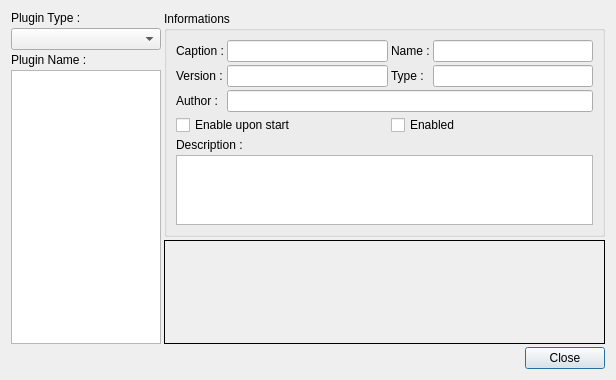
<ui version="4.0" >
 <class>UIPluginsSettings</class>
 <widget class="QDialog" name="UIPluginsSettings" >
  <property name="geometry" >
   <rect>
    <x>0</x>
    <y>0</y>
    <width>616</width>
    <height>380</height>
   </rect>
  </property>
  <property name="windowTitle" >
   <string>Plugins Settings</string>
  </property>
  <layout class="QGridLayout" >
   <property name="horizontalSpacing" >
    <number>3</number>
   </property>
   <property name="verticalSpacing" >
    <number>3</number>
   </property>
   <item row="0" column="1" colspan="2" >
    <widget class="QGroupBox" name="gbInformations" >
     <property name="sizePolicy" >
      <sizepolicy vsizetype="Maximum" hsizetype="Expanding" >
       <horstretch>0</horstretch>
       <verstretch>1</verstretch>
      </sizepolicy>
     </property>
     <property name="title" >
      <string>Informations</string>
     </property>
     <layout class="QGridLayout" >
      <property name="horizontalSpacing" >
       <number>3</number>
      </property>
      <property name="verticalSpacing" >
       <number>3</number>
      </property>
      <item row="5" column="0" colspan="4" >
       <widget class="QTextEdit" name="teDescription" >
        <property name="readOnly" >
         <bool>true</bool>
        </property>
       </widget>
      </item>
      <item row="4" column="0" colspan="4" >
       <widget class="QLabel" name="lDescription" >
        <property name="text" >
         <string>Description :</string>
        </property>
       </widget>
      </item>
      <item row="3" column="2" colspan="2" >
       <widget class="QCheckBox" name="cbEnabled" >
        <property name="text" >
         <string>Enabled</string>
        </property>
       </widget>
      </item>
      <item row="3" column="0" colspan="2" >
       <widget class="QCheckBox" name="cbEnableUponStart" >
        <property name="text" >
         <string>Enable upon start</string>
        </property>
       </widget>
      </item>
      <item row="1" column="3" >
       <widget class="QLineEdit" name="leType" >
        <property name="readOnly" >
         <bool>true</bool>
        </property>
       </widget>
      </item>
      <item row="1" column="2" >
       <widget class="QLabel" name="lType" >
        <property name="text" >
         <string>Type :</string>
        </property>
       </widget>
      </item>
      <item row="1" column="1" >
       <widget class="QLineEdit" name="leVersion" >
        <property name="readOnly" >
         <bool>true</bool>
        </property>
       </widget>
      </item>
      <item row="1" column="0" >
       <widget class="QLabel" name="lVersion" >
        <property name="text" >
         <string>Version :</string>
        </property>
       </widget>
      </item>
      <item row="0" column="3" >
       <widget class="QLineEdit" name="leName" >
        <property name="readOnly" >
         <bool>true</bool>
        </property>
       </widget>
      </item>
      <item row="0" column="2" >
       <widget class="QLabel" name="lName" >
        <property name="text" >
         <string>Name :</string>
        </property>
       </widget>
      </item>
      <item row="0" column="0" >
       <widget class="QLabel" name="lCaption" >
        <property name="text" >
         <string>Caption :</string>
        </property>
       </widget>
      </item>
      <item row="0" column="1" >
       <widget class="QLineEdit" name="leCaption" >
        <property name="readOnly" >
         <bool>true</bool>
        </property>
       </widget>
      </item>
      <item row="2" column="1" colspan="3" >
       <widget class="QLineEdit" name="leAuthor" >
        <property name="readOnly" >
         <bool>true</bool>
        </property>
       </widget>
      </item>
      <item row="2" column="0" >
       <widget class="QLabel" name="lAuthor" >
        <property name="text" >
         <string>Author :</string>
        </property>
       </widget>
      </item>
     </layout>
    </widget>
   </item>
   <item row="2" column="0" colspan="2" >
    <spacer>
     <property name="orientation" >
      <enum>Qt::Horizontal</enum>
     </property>
     <property name="sizeHint" >
      <size>
       <width>551</width>
       <height>20</height>
      </size>
     </property>
    </spacer>
   </item>
   <item row="1" column="1" colspan="2" >
    <widget class="QStackedWidget" name="swWidgets" >
     <property name="sizePolicy" >
      <sizepolicy vsizetype="Expanding" hsizetype="Expanding" >
       <horstretch>0</horstretch>
       <verstretch>99</verstretch>
      </sizepolicy>
     </property>
     <property name="frameShape" >
      <enum>QFrame::Box</enum>
     </property>
    </widget>
   </item>
   <item row="2" column="2" >
    <widget class="QPushButton" name="pbClose" >
     <property name="sizePolicy" >
      <sizepolicy vsizetype="Fixed" hsizetype="Fixed" >
       <horstretch>0</horstretch>
       <verstretch>0</verstretch>
      </sizepolicy>
     </property>
     <property name="text" >
      <string>Close</string>
     </property>
    </widget>
   </item>
   <item rowspan="2" row="0" column="0" >
    <layout class="QVBoxLayout" >
     <item>
      <widget class="QLabel" name="lType1" >
       <property name="text" >
        <string>Plugin Type :</string>
       </property>
      </widget>
     </item>
     <item>
      <widget class="QComboBox" name="cbType" />
     </item>
     <item>
      <widget class="QLabel" name="lName1" >
       <property name="text" >
        <string>Plugin Name :</string>
       </property>
      </widget>
     </item>
     <item>
      <widget class="QListWidget" name="lwNames" >
       <property name="sizePolicy" >
        <sizepolicy vsizetype="Expanding" hsizetype="Maximum" >
         <horstretch>0</horstretch>
         <verstretch>0</verstretch>
        </sizepolicy>
       </property>
       <property name="minimumSize" >
        <size>
         <width>150</width>
         <height>0</height>
        </size>
       </property>
       <property name="maximumSize" >
        <size>
         <width>150</width>
         <height>16777215</height>
        </size>
       </property>
      </widget>
     </item>
    </layout>
   </item>
  </layout>
 </widget>
 <resources/>
 <connections>
  <connection>
   <sender>pbClose</sender>
   <signal>clicked()</signal>
   <receiver>UIPluginsSettings</receiver>
   <slot>accept()</slot>
   <hints>
    <hint type="sourcelabel" >
     <x>602</x>
     <y>299</y>
    </hint>
    <hint type="destinationlabel" >
     <x>330</x>
     <y>158</y>
    </hint>
   </hints>
  </connection>
 </connections>
</ui>
